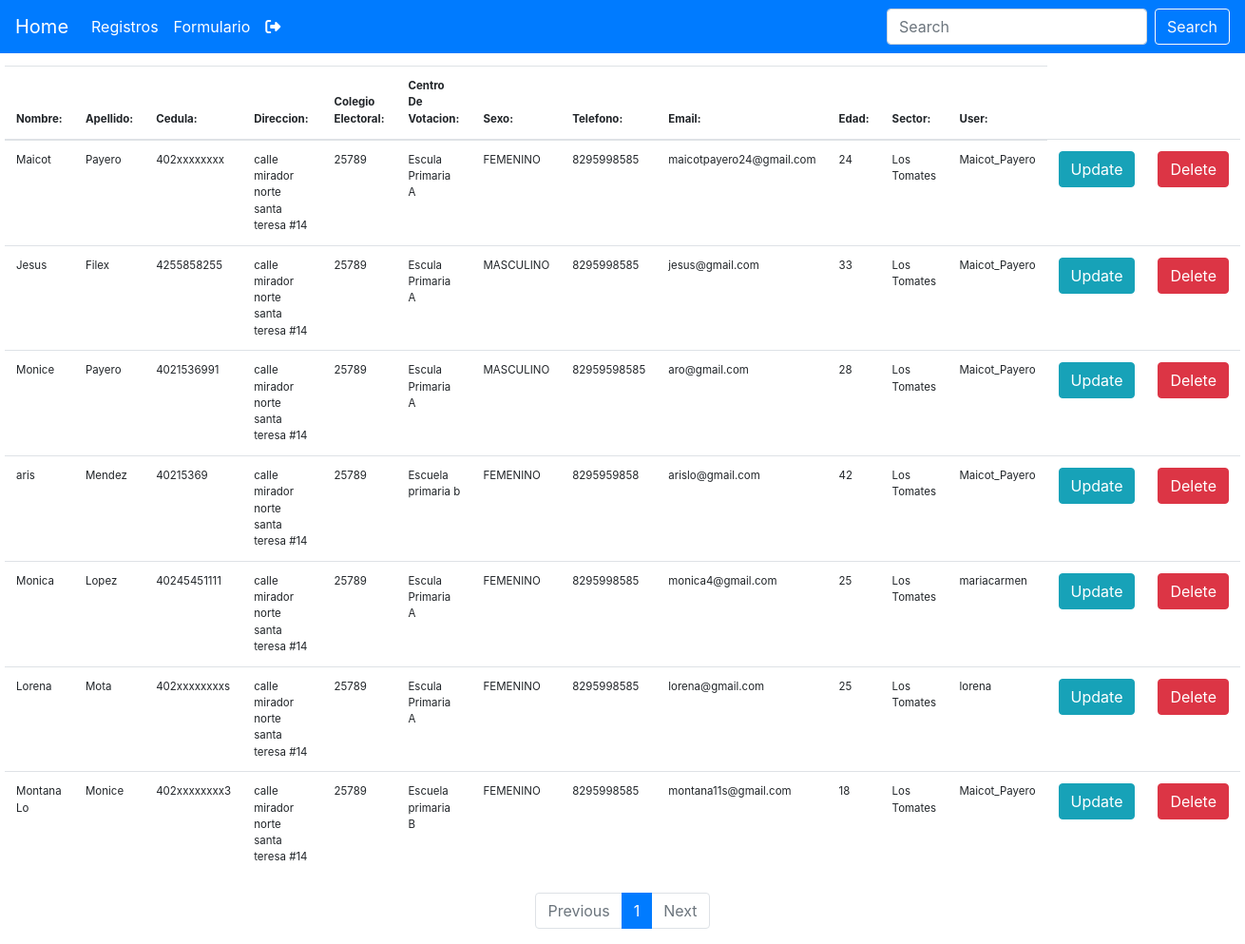
The page /registro/ (signed in) on the database as committed earlier.
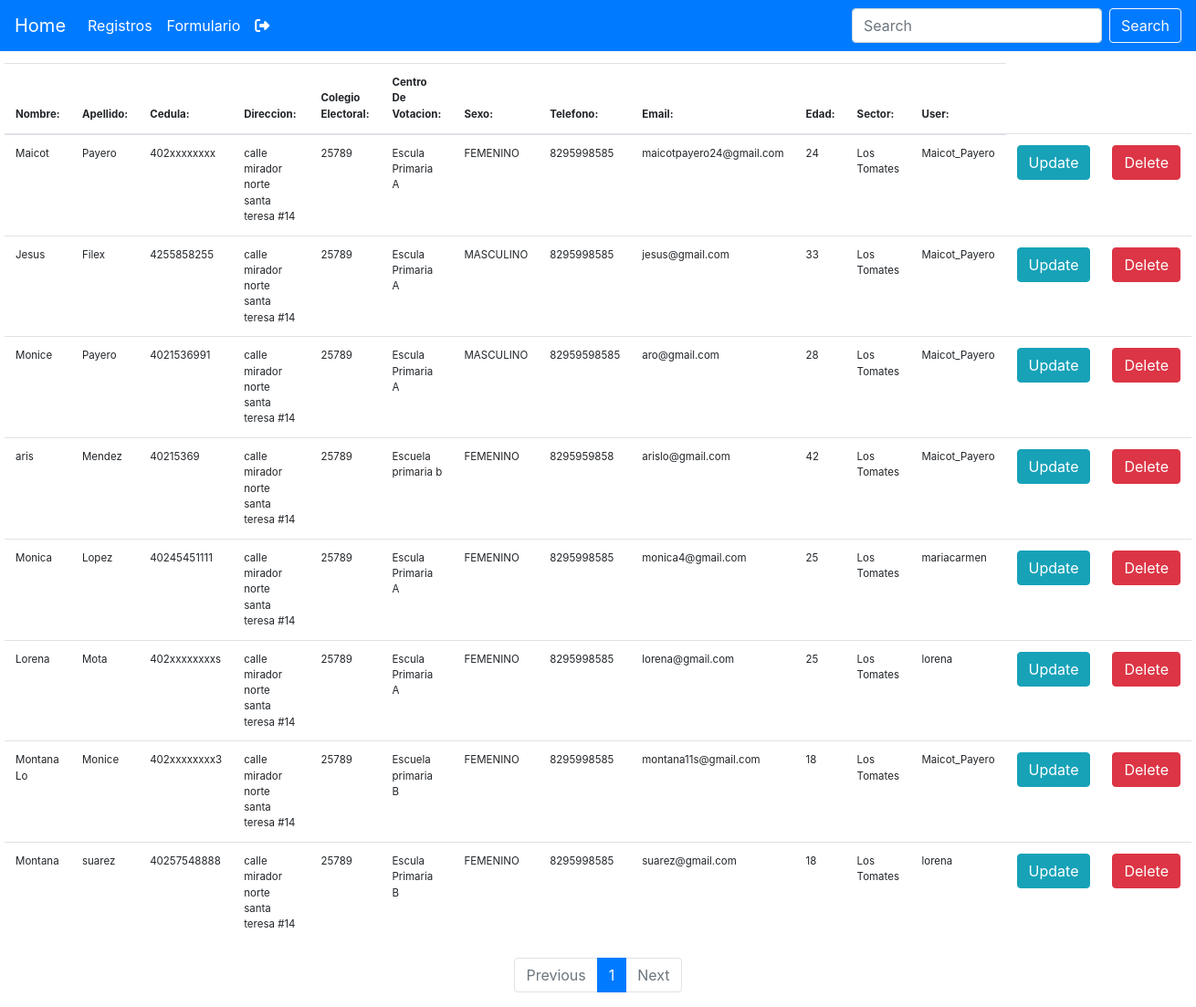
The same page on the database as committed later.
### gestionFormulario/models.py (models this page shows, shortened)
class Personas(models.Model):
    user = models.ForeignKey(User, default=None, on_delete=models.CASCADE)
    Nombre = models.CharField(max_length=50)
    Apellido = models.CharField(max_length=50)
    Cedula = models.CharField(max_length=50)
    Direccion = models.CharField(max_length=130)
    Colegio_Electoral = models.CharField(max_length=50)
    CentroDeVotacion = models.CharField(max_length=50)
    Sexo = models.CharField(max_length=13)
    Telefono = models.CharField(max_length=30)
    Email = models.EmailField(max_length=50)
    Edad = models.IntegerField()
    Sector = models.CharField(max_length=50)

### gestionFormulario/views.py (the view)
# urls.py: path('registro/', views.personas_datos, name="registro"),
def personas_datos(request):
    queryset = Personas.objects.all()
    paginator = Paginator(queryset, 10)
    page_number = request.GET.get('page')
    page_obj = paginator.get_page(page_number)
    context = {
        'page_obj': page_obj,
        'Paginator': paginator,
    }
    print(context)
    return render(request, 'registro.html', context)

### gestionFormulario/templates/registro.html (shortened to what this page needs)
{% extends 'barra.html' %}
{% block content %}
<div class="conteiner_a">
  <table class="table">
    <form>
      <thead>
        <tr>
          <th>Nombre:</th>
          <th>Apellido:</th>
          <th>Cedula:</th>
          <th>Direccion:</th>
          <th>Colegio Electoral:</th>
          <th>Centro De Votacion:</th>
          <th>Sexo:</th>
          <th>Telefono:</th>
          <th>Email:</th>
          <th>Edad:</th>
          <th>Sector:</th>
          <th>User:</th>
      </thead>
      <tbody>
        {% if page_obj %}
        {% for obj in page_obj %}
        <tr>
          {% if request.user.is_superuser %}
          <td>{{obj.Nombre}}</td>
          <td>{{obj.Apellido}}</td>
          <td>{{obj.Cedula}}</td>
          <td>{{obj.Direccion}}</td>
          <td>{{obj.Colegio_Electoral}}</td>
          <td>{{obj.CentroDeVotacion}}</td>
          <td>{{obj.Sexo}}</td>
          <td>{{obj.Telefono}}</td>
          <td>{{obj.Email}}</td>
          <td>{{obj.Edad}}</td>
          <td>{{obj.Sector}}</td>
          <td>{{obj.user}}</td>
          <td><a class="btn btn-info" href="{% url 'update' obj.id %}">Update</a></td>
          <td><a class="btn btn-danger" href="{% url 'delete' obj.id %}">Delete</a></td>
        </tr>
        <tr>
        {% endif %}
        {% endfor %}
        {% endif %}
    </form>
  </table>
</div>
  <nav aria-label="Page navigation example">
    <ul class="pagination justify-content-center">
    {% if page_obj.has_previous %}
    <li class="page-item">
      <a class="page-link" href="?page={{ page_obj.previous_page_number }}" tabindex="-1" aria-disabled="true">Previous</a>
    </li>
    {%else%}
    <li class="page-item disabled">
      <a class="page-link" href="#" tabindex="-1" aria-disabled="true">Previous</a>
    </li>
    {% endif %}
   {% for i in Paginator.page_range %}
    <li class="page-item {% if page_obj.number == i %} active {% endif %}">
      <a class="page-link" href="?page={{ i }}">{{ i }}</a>
    </li>
   {% endfor %}
   {% if page_obj.has_next %}
    <li class="page-item">
      <a class="page-link" href="?page={{ page_obj.next_page_number }}">Next</a>
    </li>
   {% else %}
    <li class="page-item disabled">
      <a class="page-link" href="#">Next</a>
    </li>
   {% endif %}
   </ul>
  </nav>
{% endblock %}

### gestionFormulario/templates/barra.html (shortened to what this page needs)
{% load static %}
<!DOCTYPE html>
<html lang="es">
<head>
    <link rel="stylesheet" href="https://stackpath.bootstrapcdn.com/bootstrap/4.4.1/css/bootstrap.min.css"
>
    <link rel="stylesheet" href="/static/css/tabla.css">
    <link rel="stylesheet" href="{% static 'css/main.css' %}">
</head>
<body>
    <nav class="navbar navbar-expand-lg navbar-dark bg-primary">
        <a class="navbar-brand" href="/inicio">Home</a>
        <div class="collapse navbar-collapse" id="navbarSupportedContent">
            <ul class="navbar-nav mr-auto">
                <li class="nav-item active">
                    <a class="nav-link" href="/registro/">Registros<span class="sr-only">(current)</span></a>
                </li>
                <li class="nav-item active">
                    <a class="nav-link" href="/formulario">Formulario<span class="sr-only">(current)</span></a>
                </li>
                <li class="nav-item active">
                    <a class="nav-link" href="/logout/"><i class="fas fa-sign-out-alt"></i></a>
                </li>
            </ul>
            <form class="form-inline my-2 my-lg-0" action="/buscar/" method="GET">
                <input class="form-control mr-sm-2" type="search" placeholder="Search" name="prs" aria-label="Search">
                <button class="btn btn-outline-light my-2 my-sm-0" type="submit">Search</button>
            </form>
        </div>
    </nav>
    {% block content %}
    {% endblock %}
</body>
</html>

### static/css/tabla.css (style rules this page uses)
.conteiner_a { width: 1300px; font-size: 11.5px; margin: 1% auto; }

### static/css/main.css (style rules this page uses)
* { margin: 0; padding: 0; -webkit-box-sizing: border-box; -moz-box-sizing: border-box; box-sizing: border-box; }

Rows that differ between the two databases and show on the page:
added Personas: Nombre "Montana", Apellido "suarez", Cedula "40257548888", Direccion "calle mirador norte santa teresa #14", Colegio_Electoral "25789", CentroDeVotacion "Escula Primaria B", Sexo "FEMENINO", Telefono "8295998585", Email "suarez@gmail.com", Edad "18", Sector "Los Tomates", user "lorena"
